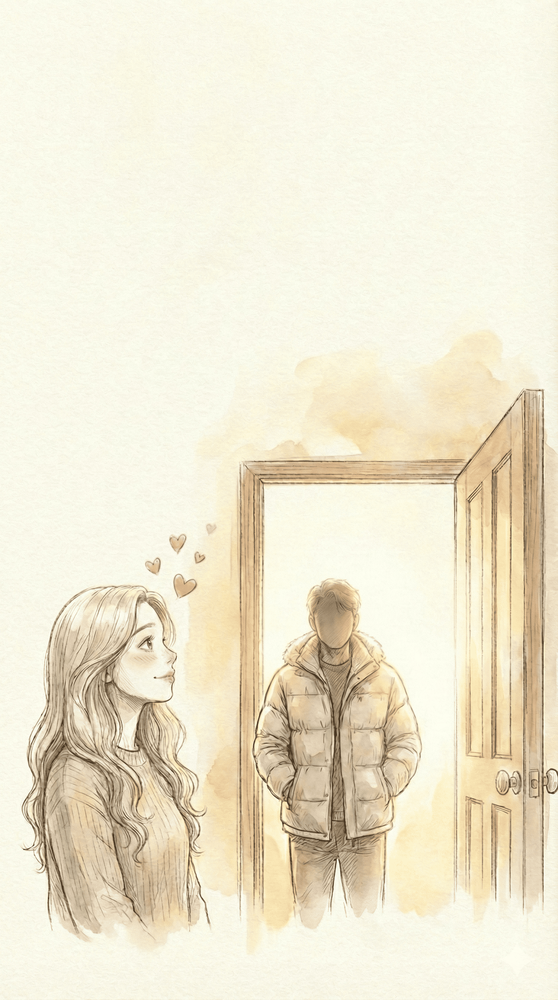
#> input picture first-meeting.png, 558 x 1000 px, shrunk from 1536 x 2752 before the run
$ python remove-bg.py ../first-meeting.png out.png
#> lines starting #> are read from the running program, lines starting #| are printed output that depends on the picture
#!/usr/bin/env python3
"""
Удаление магента-фона (#FF00FF) из изображений.

Использование:
  python remove-bg.py input.png output.png
  python remove-bg.py input.png  # сохранит в input_transparent.png
"""

import sys
from PIL import Image
import numpy as np

def remove_magenta_bg(input_path, output_path=None):
#> called with input_path = '../first-meeting.png', output_path = 'out.png'
    if output_path is None:
        output_path = input_path.replace('.png', '_transparent.png')

    img = Image.open(input_path).convert('RGBA')
    data = np.array(img)
    h, w = data.shape[:2]
#> h = 1000; w = 558

    r, g, b = data[:,:,0].astype(int), data[:,:,1].astype(int), data[:,:,2].astype(int)
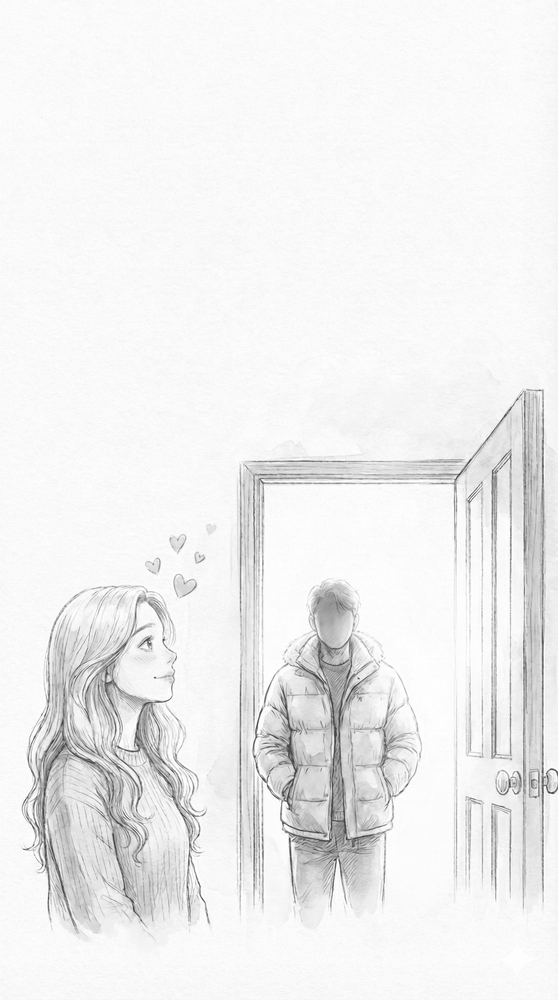
#> r: shape (1000, 558) int64; min 49, max 255, mean 239.1
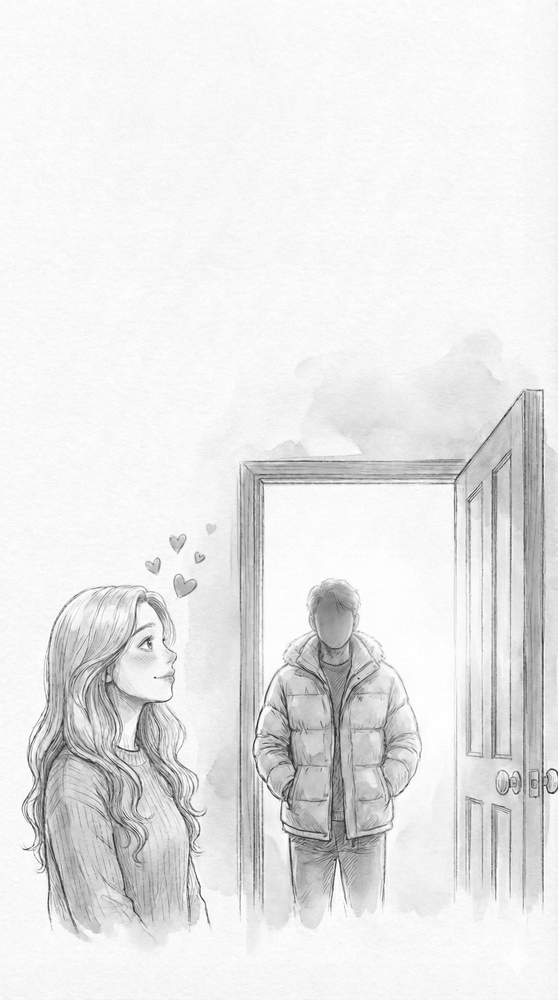
#> g: shape (1000, 558) int64; min 31, max 255, mean 231.9
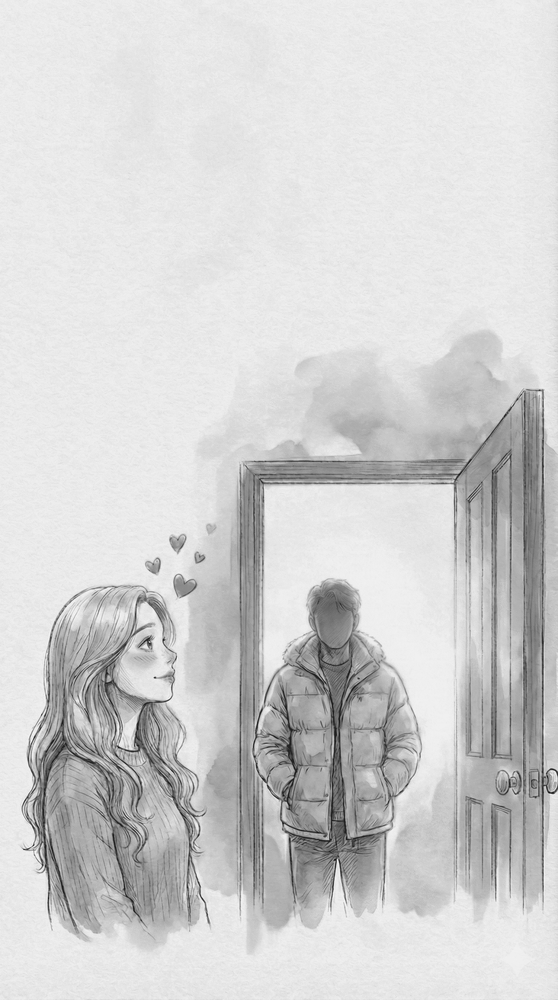
#> b: shape (1000, 558) int64; min 12, max 255, mean 209.5

    # Розовый/магента фон: высокий R, низкий G, высокий B
    is_magenta = (r > 150) & (g < 120) & (b > 150)
#> is_magenta: shape (1000, 558) bool; every value is 0

    data[:,:,3] = np.where(is_magenta, 0, 255)

    # Удаляем значок Gemini в правом нижнем углу
    data[h-100:, w-100:, 3] = 0
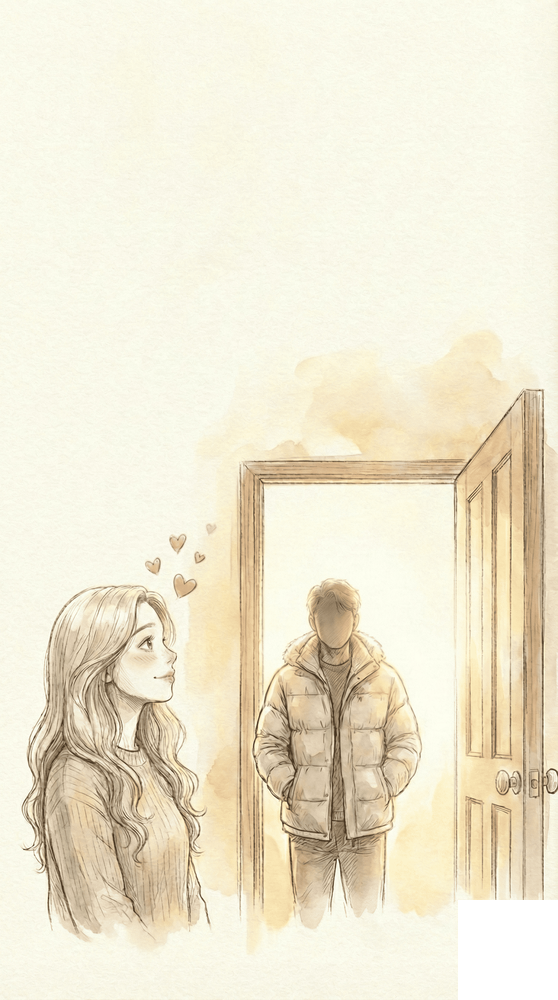
#> data: shape (1000, 558, 4); mean R, G, B, A 239.1, 231.9, 209.5, 250.4; transparent parts drawn white

    result = Image.fromarray(data)
    result.save(output_path, 'PNG')
    print(f"Saved: {output_path}")
    return output_path

if __name__ == '__main__':
    if len(sys.argv) < 2:
        print(__doc__)
        sys.exit(1)

    input_file = sys.argv[1]
    output_file = sys.argv[2] if len(sys.argv) > 2 else None
    remove_magenta_bg(input_file, output_file)

$ run again, on prep-outfit.png
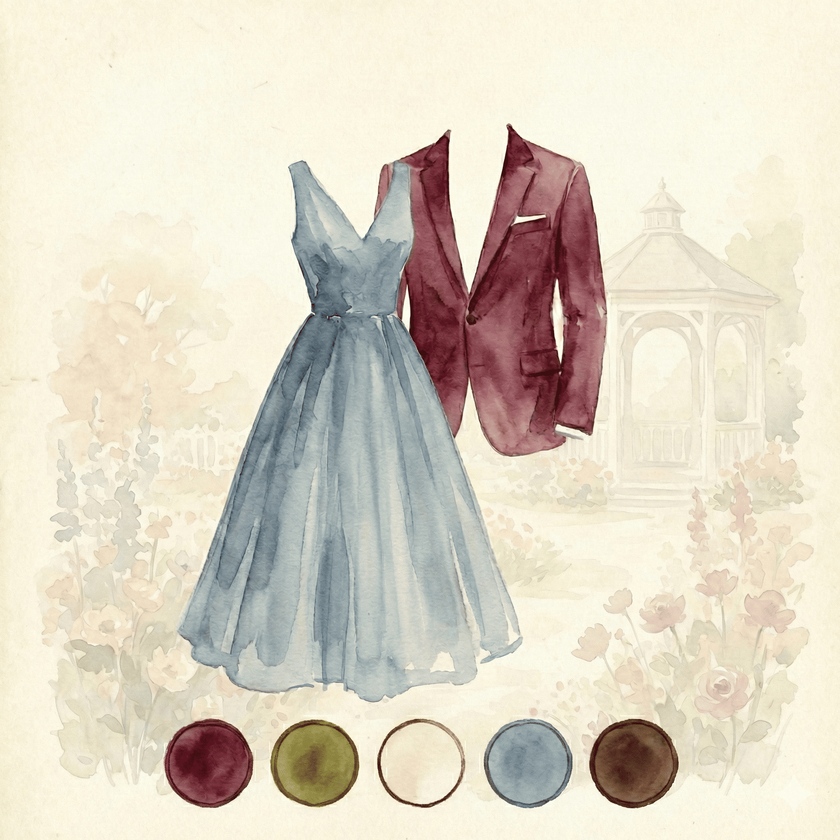
#> input picture prep-outfit.png, 840 x 840 px, shrunk from 2048 x 2048 before the run
#> in remove_magenta_bg, `r, g, b = data[:,:,0].astype(int), data[:,:,1].astype(int), data[:,:,2..`:
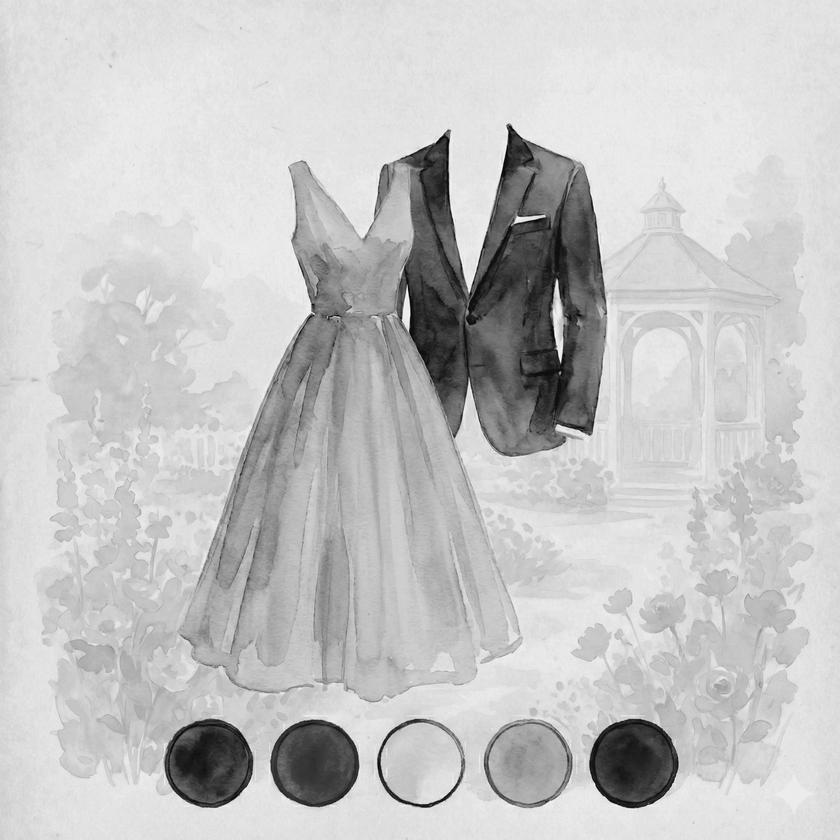
#> b: shape (840, 840) int64; min 1, max 251, mean 197
#> is_magenta: shape (840, 840) bool; every value is 0
#> in remove_magenta_bg, `data[h-100:, w-100:, 3] = 0`:
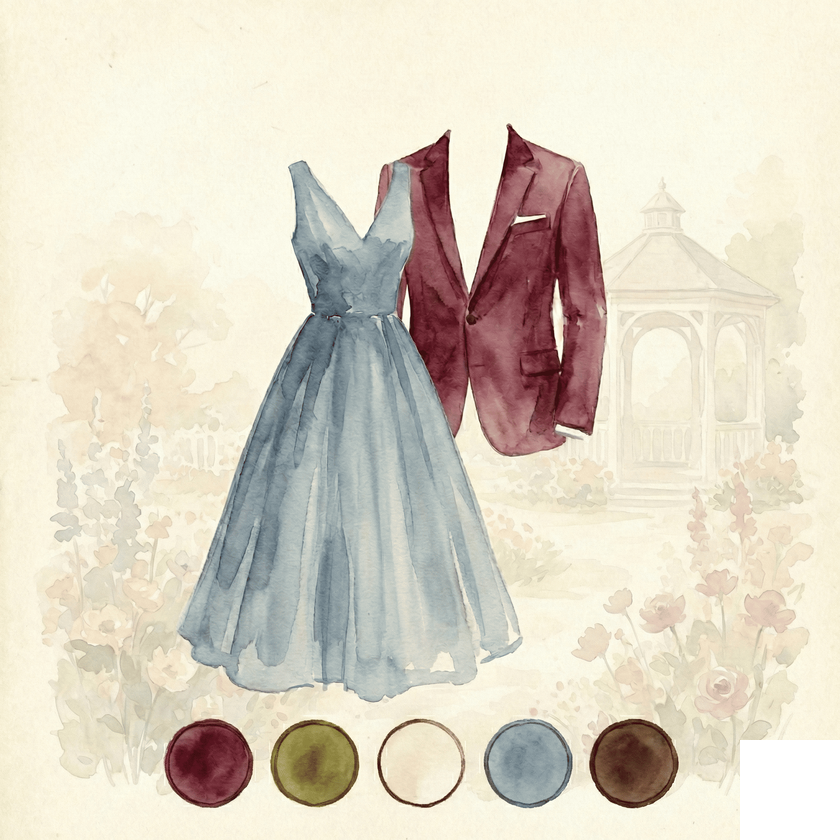
#> data: shape (840, 840, 4); mean R, G, B, A 221.2, 213.4, 197, 251.4; transparent parts drawn white
